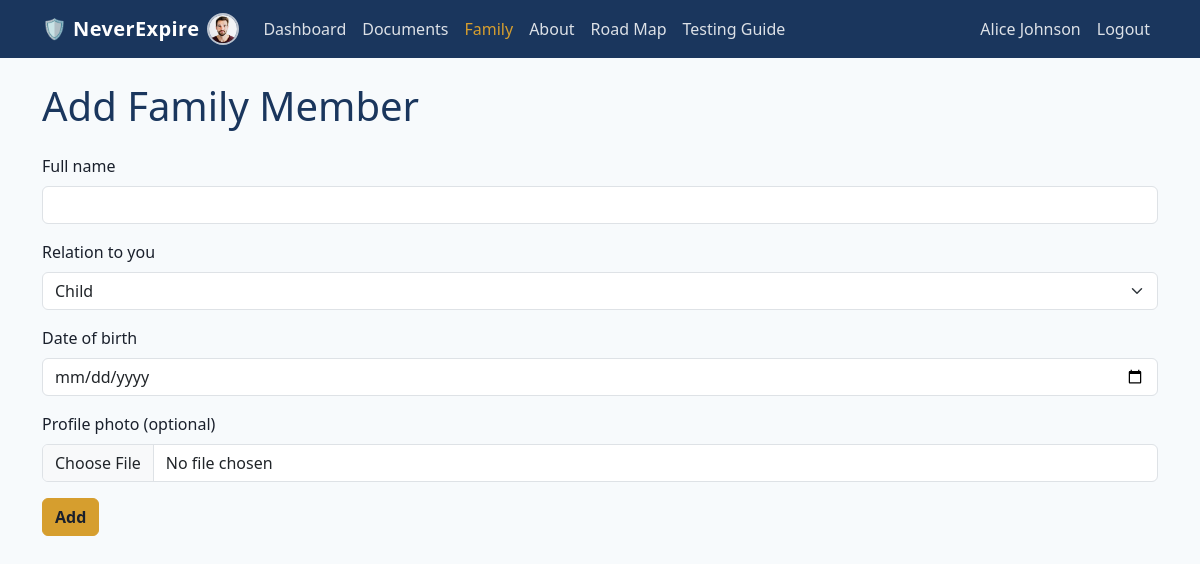
The page /family/add (signed in) on the database its author committed.
### neverexpire/db/models/person.py (models this page shows)
class Person(Base, TimestampMixin):
    __tablename__ = "persons"
    id: Mapped[int] = mapped_column(primary_key=True)
    user_id: Mapped[int] = mapped_column(ForeignKey("users.id"), nullable=False, index=True)
    full_name: Mapped[str] = mapped_column(String(255), nullable=False)
    date_of_birth: Mapped[date | None] = mapped_column(Date, nullable=True)
    is_primary: Mapped[bool] = mapped_column(Boolean, default=False, nullable=False)
    is_active: Mapped[bool] = mapped_column(Boolean, default=True, nullable=False)
    photo_path: Mapped[str | None] = mapped_column(String(1024), nullable=True)
    user: Mapped["User"] = relationship(back_populates="persons")
    documents: Mapped[list["Document"]] = relationship(back_populates="person")
    relationships_from: Mapped[list["PersonRelationship"]] = relationship(
        back_populates="person",
        foreign_keys="PersonRelationship.person_id",
    )
    relationships_to: Mapped[list["PersonRelationship"]] = relationship(
        back_populates="related_person",
        foreign_keys="PersonRelationship.related_person_id",
    )

### neverexpire/db/models/user.py (models this page shows)
class User(Base, TimestampMixin):
    __tablename__ = "users"
    __table_args__ = (
        CheckConstraint("role IN ('user', 'admin')", name="ck_users_role"),
    )
    id: Mapped[int] = mapped_column(primary_key=True)
    email: Mapped[str] = mapped_column(String(255), unique=True, nullable=False, index=True)
    hashed_password: Mapped[str] = mapped_column(String(255), nullable=False)
    full_name: Mapped[str] = mapped_column(String(255), nullable=False)
    role: Mapped[str] = mapped_column(String(20), nullable=False, default="user")
    is_active: Mapped[bool] = mapped_column(Boolean, default=True, nullable=False)
    photo_path: Mapped[str | None] = mapped_column(String(1024), nullable=True)
    persons: Mapped[list["Person"]] = relationship(back_populates="user")
    audit_logs: Mapped[list["AuditLog"]] = relationship(back_populates="user")

### neverexpire/web/routes/family.py (the view, shortened to what this page needs)
@family_bp.route("/add", methods=["GET", "POST"])
@login_required
def add_family():
    user = current_user()
    relation_types = (
        g.db.query(FamilyRelationType)
        .filter(FamilyRelationType.is_active.is_(True), FamilyRelationType.code != "SELF")
        .order_by(FamilyRelationType.name)
        .all()
    )
    return render_template("family/add.html", relation_types=relation_types)

### neverexpire/web/__init__.py (called while the page is built)
def create_app() -> Flask:
    app = Flask(__name__)
    app.config["SECRET_KEY"] = config.SECRET_KEY
    app.config["MAX_CONTENT_LENGTH"] = 10 * 1024 * 1024
    config.UPLOAD_DIR.mkdir(parents=True, exist_ok=True)
    config.STAGING_DIR.mkdir(parents=True, exist_ok=True)
    @app.before_request
    def open_db_session():
        g.db = SessionLocal()
    @app.teardown_request
    def close_db_session(exception=None):
        db = g.pop("db", None)
        if db is not None:
            db.close()
    @app.context_processor
    def inject_current_user():
        user = current_user()
        person = None
        if user is not None:
            person = next((p for p in user.persons if p.is_primary), None)
        return {"current_user": user, "current_person": person}
    from .routes import register_blueprints
    register_blueprints(app)
    return app

### neverexpire/web/auth.py (called while the page is built)
def current_user() -> User | None:
    user_id = session.get("user_id")
    if user_id is None:
        return None
    return g.db.get(User, user_id)

def login_required(view):
    @wraps(view)
    def wrapped_view(*args, **kwargs):
        if current_user() is None:
            return redirect(url_for("auth.login"))
        return view(*args, **kwargs)
    return wrapped_view

### neverexpire/web/templates/family/add.html (shortened to what this page needs)
{% extends "base.html" %}
{% block content %}
<h1 class="mb-4">Add Family Member</h1>
<form method="post" enctype="multipart/form-data">
  <div class="mb-3">
    <label class="form-label" for="full_name">Full name</label>
    <input class="form-control" type="text" id="full_name" name="full_name" required autofocus>
  </div>
  <div class="mb-3">
    <label class="form-label" for="relation_type_code">Relation to you</label>
    <select class="form-select" id="relation_type_code" name="relation_type_code" required>
      {% for relation_type in relation_types %}
      <option value="{{ relation_type.code }}">{{ relation_type.name }}</option>
      {% endfor %}
    </select>
  </div>
  <div class="mb-3">
    <label class="form-label" for="date_of_birth">Date of birth</label>
    <input class="form-control" type="date" id="date_of_birth" name="date_of_birth">
  </div>
  <div class="mb-3">
    <label class="form-label" for="photo">Profile photo (optional)</label>
    <input class="form-control" type="file" id="photo" name="photo" accept="image/png,image/jpeg,image/gif,image/webp">
  </div>
  <button class="btn btn-primary" type="submit">Add</button>
</form>
{% endblock %}

### neverexpire/web/templates/base.html (shortened to what this page needs)
<!DOCTYPE html>
<html lang="en">
<head>
  <link href="https://cdn.jsdelivr.net/npm/bootstrap@5.3.3/dist/css/bootstrap.min.css" rel="stylesheet">
  <link href="{{ url_for('static', filename='style.css') }}" rel="stylesheet">
</head>
<body>
<nav class="navbar navbar-expand-lg navbar-dark bg-dark">
  <div class="container">
    <a class="navbar-brand d-flex align-items-center gap-2" href="{{ url_for('dashboard.index') }}">
      <span>🛡️ NeverExpire</span>
      {% if current_person and current_person.photo_path %}
      <img class="avatar-circle" src="{{ url_for('static', filename=current_person.photo_path) }}" alt="{{ current_person.full_name }}">
      {% endif %}
    </a>
    <div class="collapse navbar-collapse">
      <ul class="navbar-nav me-auto">
        {% if current_user %}
        <li class="nav-item"><a class="nav-link {{ 'active' if request.endpoint == 'dashboard.index' }}" href="{{ url_for('dashboard.index') }}">Dashboard</a></li>
        <li class="nav-item"><a class="nav-link {{ 'active' if request.endpoint and request.endpoint.startswith('documents.') }}" href="{{ url_for('documents.list_documents') }}">Documents</a></li>
        <li class="nav-item"><a class="nav-link {{ 'active' if request.endpoint and request.endpoint.startswith('family.') }}" href="{{ url_for('family.list_family') }}">Family</a></li>
        {% endif %}
        <li class="nav-item"><a class="nav-link {{ 'active' if request.endpoint == 'pages.about' }}" href="{{ url_for('pages.about') }}">About</a></li>
        <li class="nav-item"><a class="nav-link {{ 'active' if request.endpoint == 'pages.roadmap' }}" href="{{ url_for('pages.roadmap') }}">Road Map</a></li>
        <li class="nav-item"><a class="nav-link {{ 'active' if request.endpoint == 'pages.testing' }}" href="{{ url_for('pages.testing') }}">Testing Guide</a></li>
      </ul>
      <ul class="navbar-nav">
        {% if current_user %}
        <li class="nav-item"><span class="nav-link disabled">{{ current_user.full_name }}</span></li>
        <li class="nav-item"><a class="nav-link" href="{{ url_for('auth.logout') }}">Logout</a></li>
        {% else %}
        <li class="nav-item"><a class="nav-link" href="{{ url_for('auth.login') }}">Log in</a></li>
        {% endif %}
      </ul>
    </div>
  </div>
</nav>
<main class="container py-4">
  {% block content %}{% endblock %}
</main>
</body>
</html>

### neverexpire/web/static/style.css (style rules this page uses)
:root { --navy: #1A365D; --navy-dark: #142a4a; --gold: #D69E2E; --gold-dark: #b9841f; --danger: #E53E3E; --warning: #ED8936; --success: #38A169; --bg: #F7FAFC; --card-bg: #FFFFFF; --text-primary: #1A202C; --text-secondary: #718096; }
body { background-color: var(--bg); color: var(--text-primary); }
.navbar.bg-dark { background-color: var(--navy) !important; }
.navbar-brand { font-weight: 700; letter-spacing: 0.02em; color: #ffffff !important; }
.navbar-dark .navbar-nav .nav-link { color: rgba(255, 255, 255, 0.85) !important; }
.navbar-dark .navbar-nav .nav-link:hover, .navbar-dark .navbar-nav .nav-link:focus, .navbar-dark .navbar-nav .nav-link.active { color: var(--gold) !important; }
main h1, main h2, main h3 { color: var(--navy); }
a { color: var(--navy); }
.btn-primary { background-color: var(--gold); border-color: var(--gold); color: var(--text-primary); font-weight: 600; }
.avatar-circle { width: 32px; height: 32px; border-radius: 50%; object-fit: cover; border: 2px solid rgba(255, 255, 255, 0.7); }

### rows shown on the page
Person: photo_path (picture)
User: full_name "Alice Johnson"

### other values the page prints
form field relation_type_code "Child"
